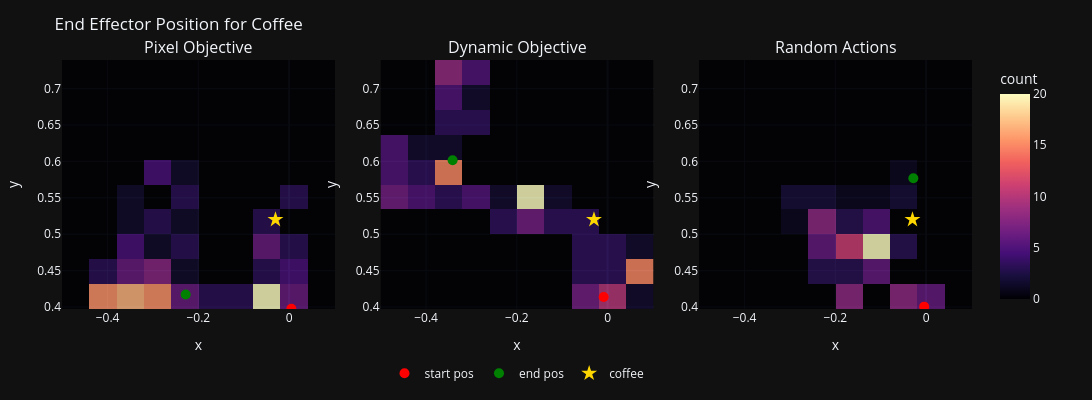

Write notebook code for a chart like this one.
### Code cell
PROJECT_ROOT = Path("/home/ayush/Desktop/tutorials/rl_latent/E2C/")
eig_path = 'runs/coffee/coffee_eig_0'
maxdyn_path = 'runs/coffee/coffee_maxdyn_0'
rand_path = 'runs/coffee/coffee_random_0'

paths = [eig_path, maxdyn_path, rand_path]
titles = ['Pixel Objective', 'Dynamic Objective', 'Random Actions', 'EIG Vel', 'MaxDyn Vel', 'Random Vel']

# Load all states to calculate global limits
states = [torch.load(PROJECT_ROOT / path / 'eval_saved_state.pt') for path in paths]

# states: list of 3 tensors/arrays; cols: [x, y, z, gripper, x_obj, y_obj, z_obj, reward, xdot, ydot, zdot, gripper_vel]
states_np = [s.cpu().numpy() if hasattr(s, "cpu") else np.asarray(s) for s in states]

bins = 10
min_count = 1  # for arrows if you add them later

# Compute global axis limits so columns align visually
x_min = min(arr[:, 0].min() for arr in states_np)
x_max = max(arr[:, 0].max() for arr in states_np)
y_min = min(arr[:, 1].min() for arr in states_np)
y_max = max(arr[:, 1].max() for arr in states_np)

def hist2d_with_velocity(arr, bins):
    x, y = arr[:, 0], arr[:, 1]
    vx, vy, vz = arr[:, 8], arr[:, 9], arr[:, 10]
    vel = np.linalg.norm((vx, vy, vz), axis=0)
    occ_pos, xedges, yedges = np.histogram2d(x, y, bins=bins, range=[[x_min, x_max], [y_min, y_max]])
    occ_vel, _, _ = np.histogram2d(x, y, bins=bins, weights=vel, range=[[x_min, x_max], [y_min, y_max]])
    
    xc = 0.5 * (xedges[:-1] + xedges[1:])
    yc = 0.5 * (yedges[:-1] + yedges[1:])
    return occ_pos, occ_vel, xc, yc

fig = make_subplots(rows=1, cols=3, subplot_titles=titles,
                    horizontal_spacing=0.05, vertical_spacing=0.15)

coffee_x, coffee_y = -0.03, 0.52 # states_np[0][20, 0], states_np[0][20, 1]
# button_x, button_y = states_np[0][25, 0], states_np[0][25, 1]
cam_x, cam_y = -0.7, 0.0
look_until_x1, look_until_y1 = -0.5, 0.7
look_until_x2, look_until_y2 = 0.5, 0.0

for col, arr in enumerate(states_np, start=1):
    occ_pos, occ_vel, xc, yc = hist2d_with_velocity(arr, bins)

    # Heatmaps: use centers for x/y
    fig.add_trace(
        go.Heatmap(x=xc, y=yc, z=occ_pos.T, colorscale="Magma",
                   colorbar=dict(title="count"), showscale=(col == 3),
                   opacity=0.8),
        row=1, col=col
    )
    # fig.add_trace(
    #     go.Heatmap(x=xc, y=yc, z=occ_vel.T, colorscale="Magma",
    #                colorbar=dict(title="mean|v|"), showscale=(col == 3)),
    #     row=2, col=col
    # )

    # Top-row markers: start (red circle), end (green circle), object (contrast star)
    start_x, start_y = arr[0, 0], arr[0, 1]
    end_x, end_y = arr[-1, 0], arr[-1, 1]

    fig.add_trace(
        go.Scatter(x=[start_x], y=[start_y], mode="markers",
                   marker=dict(size=10, color="red", symbol="circle"),
                   name=f"start pos", showlegend=(col == 1)),
        row=1, col=col
    )
    fig.add_trace(
        go.Scatter(x=[end_x], y=[end_y], mode="markers",
                   marker=dict(size=10, color="green", symbol="circle"),
                   name=f"end pos", showlegend=(col == 1)),
        row=1, col=col
    )
    fig.add_trace(
        go.Scatter(x=[coffee_x], y=[coffee_y], mode="markers",
                   marker=dict(size=12, color="#FFD700", symbol="star"),
                   name=f"coffee", showlegend=(col == 1)),
        row=1, col=col
    )
    # fig.add_trace(
    #     go.Scatter(x=[cam_x], y=[cam_y], mode="markers",
    #                marker=dict(size=10, color="grey", symbol="x"),
    #                name=f"camera", showlegend=(col == 1)),
    #     row=1, col=col
    # )
    # fig.add_trace(
    #     go.Scatter(x=[cam_x, look_until_x1], y=[cam_y, look_until_y1], mode='lines',
    #                line=dict(color="grey", width=2, dash="dash"),
    #                name=f"fov", showlegend=(col == 1)),
    #     row=1, col=col
    # )
    # fig.add_trace(
    #     go.Scatter(x=[cam_x, look_until_x2], y=[cam_y, look_until_y2], mode="lines+markers",
    #                line=dict(color="grey", width=2, dash="dash"),
    #                marker=dict(size=8),
    #                name=f"fov", showlegend=(col == 1)),
    #     row=1, col=col
    # )
    # fig.add_trace(
    #     go.Scatter(x=[0.0], y=[0.0], mode="markers",
    #                marker=dict(size=10, color="black", symbol="diamond"),
    #                name=f"sawyer_base", showlegend=(col == 1)),
    #     row=1, col=col
    # )


# Axis labels and unified ranges
for c in range(1, 4):
    fig.update_xaxes(title_text="x", range=[x_min, x_max], row=1, col=c)
    fig.update_yaxes(title_text="y", range=[y_min, y_max], row=1, col=c)
    # fig.update_xaxes(title_text="x", range=[x_min, x_max], row=2, col=c)
    # fig.update_yaxes(title_text="y", range=[y_min, y_max], row=2, col=c)

fig.update_layout(height=400, width=1150,
                  title_text="End Effector Position for Coffee",
                  template="plotly_dark")
fig.update_layout(
    legend=dict(
        orientation="h",
        yanchor="top",
        y=-0.2,
        xanchor="center",
        x=0.5
    ),
    margin=dict(l=60, r=120, t=60, b=80)
)
fig.show()

### Figure 1 — Plotly figure (JSON) as saved in the notebook; plotly's stock layout.template omitted (floating-point values rounded to 4 significant figures)
{"data": [{"colorbar": {"title": {"text": "count"}}, "colorscale": [[0, "#000004"], [0.1111, "#180f3d"], [0.2222, "#440f76"], [0.3333, "#721f81"], [0.4444, "#9e2f7f"], [0.5556, "#cd4071"], [0.6667, "#f1605d"], [0.7778, "#fd9668"], [0.8889, "#feca8d"], [1, "#fcfdbf"]], "opacity": 0.8, "showscale": false, "type": "heatmap", "x": [-0.4703, -0.4102, -0.35, -0.2898, -0.2297, -0.1695, -0.1094, -0.04921, 0.01095, 0.07111], "xaxis": "x", "y": [0.4143, 0.4485, 0.4827, 0.5169, 0.5511, 0.5854, 0.6196, 0.6538, 0.688, 0.7222], "yaxis": "y", "z": [[0.0, 10.0, 11.0, 10.0, 4.0, 2.0, 2.0, 13.0, 4.0, 0.0], [0.0, 2.0, 4.0, 5.0, 1.0, 0.0, 0.0, 2.0, 3.0, 0.0], [0.0, 0.0, 3.0, 1.0, 2.0, 0.0, 0.0, 4.0, 2.0, 0.0], [0.0, 0.0, 1.0, 2.0, 1.0, 0.0, 0.0, 2.0, 0.0, 0.0], [0.0, 0.0, 1.0, 0.0, 2.0, 0.0, 0.0, 0.0, 2.0, 0.0], [0.0, 0.0, 0.0, 3.0, 1.0, 0.0, 0.0, 0.0, 0.0, 0.0], [0.0, 0.0, 0.0, 0.0, 0.0, 0.0, 0.0, 0.0, 0.0, 0.0], [0.0, 0.0, 0.0, 0.0, 0.0, 0.0, 0.0, 0.0, 0.0, 0.0], [0.0, 0.0, 0.0, 0.0, 0.0, 0.0, 0.0, 0.0, 0.0, 0.0], [0.0, 0.0, 0.0, 0.0, 0.0, 0.0, 0.0, 0.0, 0.0, 0.0]]}, {"marker": {"color": "red", "size": 10, "symbol": "circle"}, "mode": "markers", "name": "start pos", "showlegend": true, "type": "scatter", "x": [0.00507], "xaxis": "x", "y": [0.3976], "yaxis": "y"}, {"marker": {"color": "green", "size": 10, "symbol": "circle"}, "mode": "markers", "name": "end pos", "showlegend": true, "type": "scatter", "x": [-0.2278], "xaxis": "x", "y": [0.4172], "yaxis": "y"}, {"marker": {"color": "#FFD700", "size": 12, "symbol": "star"}, "mode": "markers", "name": "coffee", "showlegend": true, "type": "scatter", "x": [-0.03], "xaxis": "x", "y": [0.52], "yaxis": "y"}, {"colorbar": {"title": {"text": "count"}}, "colorscale": [[0, "#000004"], [0.1111, "#180f3d"], [0.2222, "#440f76"], [0.3333, "#721f81"], [0.4444, "#9e2f7f"], [0.5556, "#cd4071"], [0.6667, "#f1605d"], [0.7778, "#fd9668"], [0.8889, "#feca8d"], [1, "#fcfdbf"]], "opacity": 0.8, "showscale": false, "type": "heatmap", "x": [-0.4703, -0.4102, -0.35, -0.2898, -0.2297, -0.1695, -0.1094, -0.04921, 0.01095, 0.07111], "xaxis": "x2", "y": [0.4143, 0.4485, 0.4827, 0.5169, 0.5511, 0.5854, 0.6196, 0.6538, 0.688, 0.7222], "yaxis": "y2", "z": [[0.0, 0.0, 0.0, 0.0, 0.0, 0.0, 0.0, 4.0, 6.0, 1.0], [0.0, 0.0, 0.0, 0.0, 0.0, 0.0, 0.0, 2.0, 2.0, 9.0], [0.0, 0.0, 0.0, 0.0, 0.0, 0.0, 0.0, 2.0, 2.0, 1.0], [0.0, 0.0, 0.0, 0.0, 2.0, 4.0, 2.0, 2.0, 0.0, 0.0], [4.0, 3.0, 2.0, 3.0, 1.0, 12.0, 1.0, 0.0, 0.0, 0.0], [3.0, 2.0, 9.0, 0.0, 0.0, 0.0, 0.0, 0.0, 0.0, 0.0], [3.0, 1.0, 1.0, 0.0, 0.0, 0.0, 0.0, 0.0, 0.0, 0.0], [0.0, 0.0, 2.0, 2.0, 0.0, 0.0, 0.0, 0.0, 0.0, 0.0], [0.0, 0.0, 3.0, 1.0, 0.0, 0.0, 0.0, 0.0, 0.0, 0.0], [0.0, 0.0, 5.0, 3.0, 0.0, 0.0, 0.0, 0.0, 0.0, 0.0]]}, {"marker": {"color": "red", "size": 10, "symbol": "circle"}, "mode": "markers", "name": "start pos", "showlegend": false, "type": "scatter", "x": [-0.008635], "xaxis": "x2", "y": [0.4138], "yaxis": "y2"}, {"marker": {"color": "green", "size": 10, "symbol": "circle"}, "mode": "markers", "name": "end pos", "showlegend": false, "type": "scatter", "x": [-0.3415], "xaxis": "x2", "y": [0.6014], "yaxis": "y2"}, {"marker": {"color": "#FFD700", "size": 12, "symbol": "star"}, "mode": "markers", "name": "coffee", "showlegend": false, "type": "scatter", "x": [-0.03], "xaxis": "x2", "y": [0.52], "yaxis": "y2"}, {"colorbar": {"title": {"text": "count"}}, "colorscale": [[0, "#000004"], [0.1111, "#180f3d"], [0.2222, "#440f76"], [0.3333, "#721f81"], [0.4444, "#9e2f7f"], [0.5556, "#cd4071"], [0.6667, "#f1605d"], [0.7778, "#fd9668"], [0.8889, "#feca8d"], [1, "#fcfdbf"]], "opacity": 0.8, "showscale": true, "type": "heatmap", "x": [-0.4703, -0.4102, -0.35, -0.2898, -0.2297, -0.1695, -0.1094, -0.04921, 0.01095, 0.07111], "xaxis": "x3", "y": [0.4143, 0.4485, 0.4827, 0.5169, 0.5511, 0.5854, 0.6196, 0.6538, 0.688, 0.7222], "yaxis": "y3", "z": [[0.0, 0.0, 0.0, 0.0, 0.0, 8.0, 0.0, 8.0, 6.0, 0.0], [0.0, 0.0, 0.0, 0.0, 3.0, 3.0, 6.0, 0.0, 0.0, 0.0], [0.0, 0.0, 0.0, 0.0, 6.0, 11.0, 20.0, 3.0, 0.0, 0.0], [0.0, 0.0, 0.0, 1.0, 8.0, 3.0, 5.0, 0.0, 0.0, 0.0], [0.0, 0.0, 0.0, 2.0, 2.0, 1.0, 1.0, 2.0, 0.0, 0.0], [0.0, 0.0, 0.0, 0.0, 0.0, 0.0, 0.0, 1.0, 0.0, 0.0], [0.0, 0.0, 0.0, 0.0, 0.0, 0.0, 0.0, 0.0, 0.0, 0.0], [0.0, 0.0, 0.0, 0.0, 0.0, 0.0, 0.0, 0.0, 0.0, 0.0], [0.0, 0.0, 0.0, 0.0, 0.0, 0.0, 0.0, 0.0, 0.0, 0.0], [0.0, 0.0, 0.0, 0.0, 0.0, 0.0, 0.0, 0.0, 0.0, 0.0]]}, {"marker": {"color": "red", "size": 10, "symbol": "circle"}, "mode": "markers", "name": "start pos", "showlegend": false, "type": "scatter", "x": [-0.004174], "xaxis": "x3", "y": [0.4005], "yaxis": "y3"}, {"marker": {"color": "green", "size": 10, "symbol": "circle"}, "mode": "markers", "name": "end pos", "showlegend": false, "type": "scatter", "x": [-0.0281], "xaxis": "x3", "y": [0.5768], "yaxis": "y3"}, {"marker": {"color": "#FFD700", "size": 12, "symbol": "star"}, "mode": "markers", "name": "coffee", "showlegend": false, "type": "scatter", "x": [-0.03], "xaxis": "x3", "y": [0.52], "yaxis": "y3"}], "layout": {"annotations": [{"font": {"size": 16}, "showarrow": false, "text": "Pixel Objective", "x": 0.15, "xanchor": "center", "xref": "paper", "y": 1, "yanchor": "bottom", "yref": "paper"}, {"font": {"size": 16}, "showarrow": false, "text": "Dynamic Objective", "x": 0.5, "xanchor": "center", "xref": "paper", "y": 1, "yanchor": "bottom", "yref": "paper"}, {"font": {"size": 16}, "showarrow": false, "text": "Random Actions", "x": 0.85, "xanchor": "center", "xref": "paper", "y": 1, "yanchor": "bottom", "yref": "paper"}], "height": 400, "legend": {"orientation": "h", "x": 0.5, "xanchor": "center", "y": -0.2, "yanchor": "top"}, "margin": {"b": 80, "l": 60, "r": 120, "t": 60}, "title": {"text": "End Effector Position for Coffee"}, "width": 1150, "xaxis": {"anchor": "y", "domain": [0, 0.3], "range": [-0.5004, 0.1012], "title": {"text": "x"}}, "xaxis2": {"anchor": "y2", "domain": [0.35, 0.65], "range": [-0.5004, 0.1012], "title": {"text": "x"}}, "xaxis3": {"anchor": "y3", "domain": [0.7, 1], "range": [-0.5004, 0.1012], "title": {"text": "x"}}, "yaxis": {"anchor": "x", "domain": [0, 1], "range": [0.3972, 0.7393], "title": {"text": "y"}}, "yaxis2": {"anchor": "x2", "domain": [0, 1], "range": [0.3972, 0.7393], "title": {"text": "y"}}, "yaxis3": {"anchor": "x3", "domain": [0, 1], "range": [0.3972, 0.7393], "title": {"text": "y"}}}}
